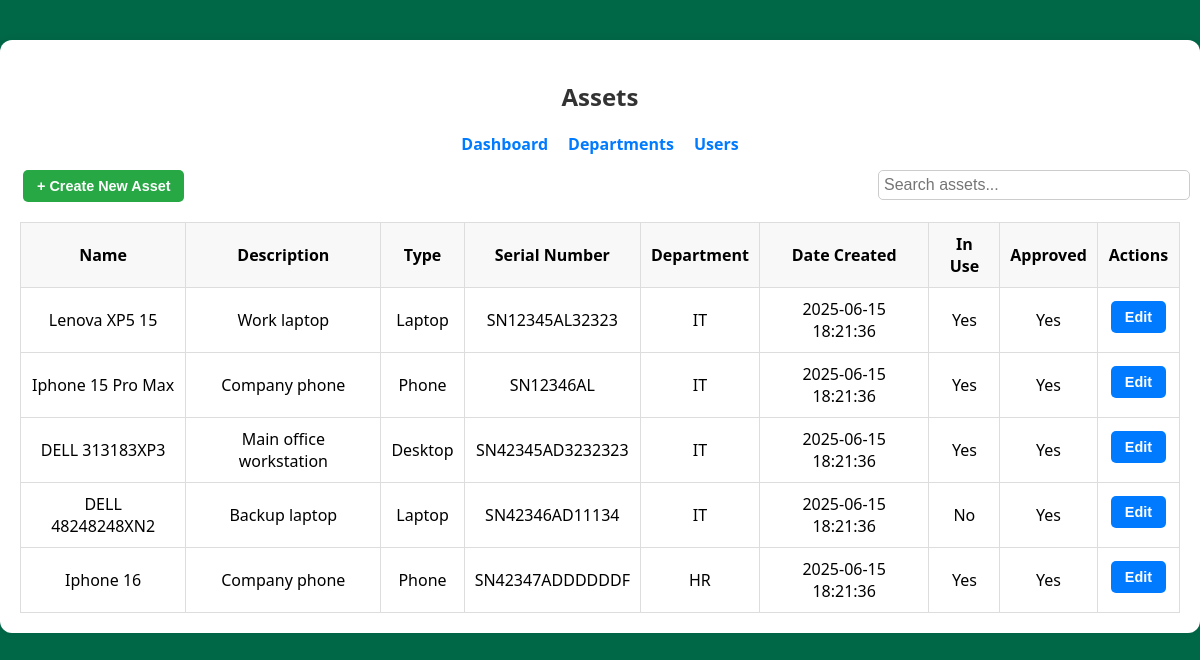
Page /assets (signed in) on the committed database.
### tables this page shows
CREATE TABLE Asset (
        id INTEGER PRIMARY KEY AUTOINCREMENT,
        name TEXT NOT NULL,
        description TEXT,
        type TEXT,
        serial_number TEXT UNIQUE,
        date_created TEXT,
        in_use INTEGER NOT NULL DEFAULT 1,
        approved INTEGER NOT NULL DEFAULT 0,
        owner_id INTEGER,
        department_id INTEGER,
        FOREIGN KEY(owner_id) REFERENCES User(id),
        FOREIGN KEY(department_id) REFERENCES Department(id)
    );

CREATE TABLE Department (
        id INTEGER PRIMARY KEY AUTOINCREMENT,
        name TEXT NOT NULL
    );

### routes/assets.py (the view)
@assets_blueprint.route('/assets')
@login_required
def assets():
    user = current_user()
    connection = get_db()
    cursor = connection.cursor()
    if user['role'] == 'Admin':
         cursor.execute('''
            SELECT a.*, u.username AS owner_username, d.name AS department_name
            FROM Asset a
            LEFT JOIN User u ON a.owner_id = u.id
            LEFT JOIN Department d ON a.department_id = d.id
        ''')
    else:
        cursor.execute('''
            SELECT a.*, u.username AS owner_username, d.name AS department_name
            FROM Asset a
            LEFT JOIN User u ON a.owner_id = u.id
            LEFT JOIN Department d ON a.department_id = d.id
            WHERE a.owner_id = ?
        ''', (user['id'],))
    assets = cursor.fetchall()
    cursor.execute("SELECT * FROM Department")
    departments = cursor.fetchall()
    cursor.execute("SELECT id, username FROM User ORDER BY username ASC")
    users = cursor.fetchall()
    return render_template('assets.html', assets=assets, user=user, departments=departments, users=users)

### routes/utils.py (called while the page is built)
def get_db():
    if 'db' not in g:
        g.db = sql.connect(current_app.config['DATABASE'])
        g.db.row_factory = sql.Row
    return g.db

def query_db(query, args=(), one=False):
    cursor = get_db().execute(query, args)
    rv = cursor.fetchall()
    cursor.close()
    return (rv[0] if rv else None) if one else rv

def current_user():
    if 'user_id' in session:
        return query_db('SELECT * FROM User WHERE id = ?', [session['user_id']], one=True)
    return None

def login_required(f):
    @wraps(f)
    def decorated_function(*args, **kwargs):
        if 'user_id' not in session:
            flash('Please log in to access this page.', 'warning')
            return redirect(url_for('auth.login'))
        return f(*args, **kwargs)
    return decorated_function

### templates/assets.html (shortened to what this page needs)
<!DOCTYPE html>
<html lang="en">
  <head>
    <link
      rel="stylesheet"
      href="{{ url_for('static', filename='css/style.css') }}"
    />
    <link
      rel="stylesheet"
      href="{{ url_for('static', filename='css/assets.css') }}"
    />
  </head>
  <body>
    <div class="assets-container">
      <h2 class="text-center">Assets</h2>
      <nav class="nav-links">
        <a href="{{ url_for('dashboard.dashboard') }}">Dashboard</a>
        <a href="{{ url_for('departments.departments') }}">Departments</a>
        <a href="{{ url_for('users.users') }}">Users</a>
      </nav>
      <button class="btn btn-create" id="openCreateModal">
        + Create New Asset
      </button>
      <input type="text" id="searchBar" placeholder="Search assets..." />
      <table>
        <thead>
          <tr>
            <th>Name</th>
            <th>Description</th>
            <th>Type</th>
            <th>Serial Number</th>
            <th>Department</th>
            <th>Date Created</th>
            <th>In Use</th>
            <th>Approved</th>
            <th>Actions</th>
          </tr>
        </thead>
        <tbody>
          {% for asset in assets %}
          <tr>
            <td>{{ asset['name'] }}</td>
            <td>{{ asset['description'] or '—' }}</td>
            <td>{{ asset['type'] or '—' }}</td>
            <td>{{ asset['serial_number'] or '—' }}</td>
            <td>{{ asset['department_name'] or '—' }}</td>
            <td>{{ asset['date_created'] }}</td>
            <td>{{ 'Yes' if asset['in_use'] else 'No' }}</td>
            <td>{{ 'Yes' if asset['approved'] else 'No' }}</td>
            <td>
               {% if user['role'] == 'Admin' or asset['owner_id'] ==
              user['id'] %}
              <button
                class="btn btn-edit"
                data-id="{{ asset['id'] }}"
                data-name="{{ asset['name'] }}"
                data-description="{{ asset['description'] }}"
                data-type="{{ asset['type'] }}"
                data-serial="{{ asset['serial_number'] }}"
                data-department="{{ asset['department_id'] or '' }}"
                data-inuse="{{ asset['in_use'] }}"
                data-approved="{{ asset['approved'] }}"
                data-userid="{{ asset['owner_id'] }}"
                id="editBtn-{{ asset['id'] }}"
              >
                Edit
              </button>
              {% endif %}
            </td>
          </tr>
          {% else %}
          <tr>
            <td colspan="9">No assets found.</td>
          </tr>
          {% endfor %}
        </tbody>
      </table>
    </div>
  </body>
</html>

### static/css/style.css (style rules this page uses)
body { font-family: "Segoe UI", Tahoma, Geneva, Verdana, sans-serif; background: #006747; display: flex; align-items: center; justify-content: center; margin: 0; }
h2 { text-align: center; color: #333; }
.nav-links { display: flex; justify-content: center; gap: 20px; margin-bottom: 15px; }
.nav-links a { text-decoration: none; color: #007bff; font-weight: bold; }
input[type="text"], input[type="password"] { padding: 10px; margin-bottom: 15px; border: 1px solid #ccc; border-radius: 5px; }
button { padding: 10px; background-color: #007bff; color: white; border: none; border-radius: 5px; cursor: pointer; }
a { color: #007bff; text-decoration: none; }

### static/css/assets.css (style rules this page uses)
.assets-container { margin: 40px auto; padding: 20px; background: #fff; width: auto; border-radius: 12px; box-shadow: 0 0 10px rgba(0, 0, 0, 0.05); position: relative; }
table { width: 100%; border-collapse: collapse; margin-top: 20px; }
th, td { padding: 10px; border: 1px solid #ddd; text-align: center; }
th { background: #f8f8f8; }
.btn { padding: 8px 14px; margin: 0 3px; border: none; border-radius: 5px; cursor: pointer; font-weight: 600; font-size: 0.9rem; }
.btn-create { background-color: #28a745; color: white; }
.btn-edit { background-color: #007bff; color: white; margin-bottom: 6px; }
#searchBar { margin-bottom: 10px; padding: 5px; width: 300px; font-size: 16px; position: absolute; right: 10px; }

### rows in the picture
Asset: name "Lenova XP5 15", description "Work laptop", type "Laptop", serial_number "SN12345AL32323", name "IT", date_created "2025-06-15 18:21:36", in_use "Yes", approved "Yes"
Asset: name "Iphone 15 Pro Max", description "Company phone", type "Phone", serial_number "SN12346AL", name "IT", date_created "2025-06-15 18:21:36", in_use "Yes", approved "Yes"
Asset: name "DELL 313183XP3", description "Main office workstation", type "Desktop", serial_number "SN42345AD3232323", name "IT", date_created "2025-06-15 18:21:36", in_use "Yes", approved "Yes"
Asset: name "DELL 48248248XN2", description "Backup laptop", type "Laptop", serial_number "SN42346AD11134", name "IT", date_created "2025-06-15 18:21:36", in_use "No", approved "Yes"
Asset: name "Iphone 16", description "Company phone", type "Phone", serial_number "SN42347ADDDDDDF", name "HR", date_created "2025-06-15 18:21:36", in_use "Yes", approved "Yes"
